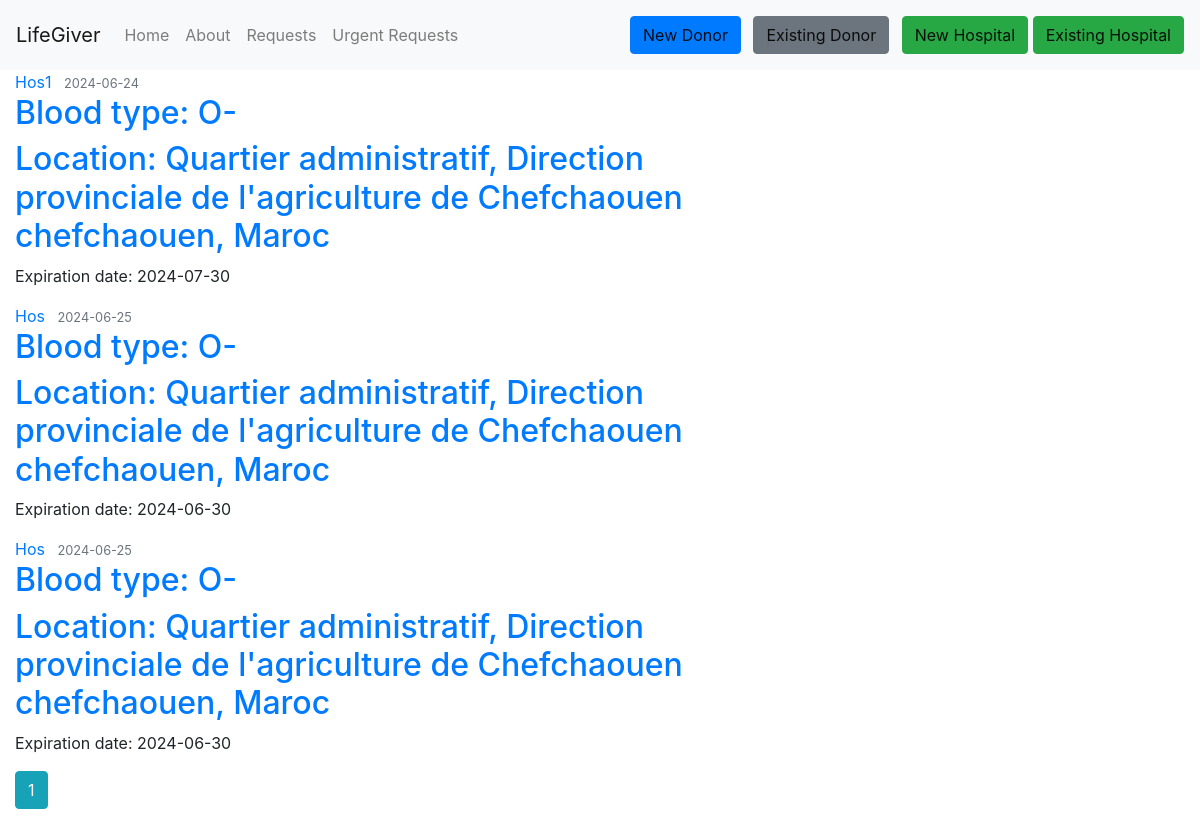
The page /urgent_requests on the database as committed earlier.
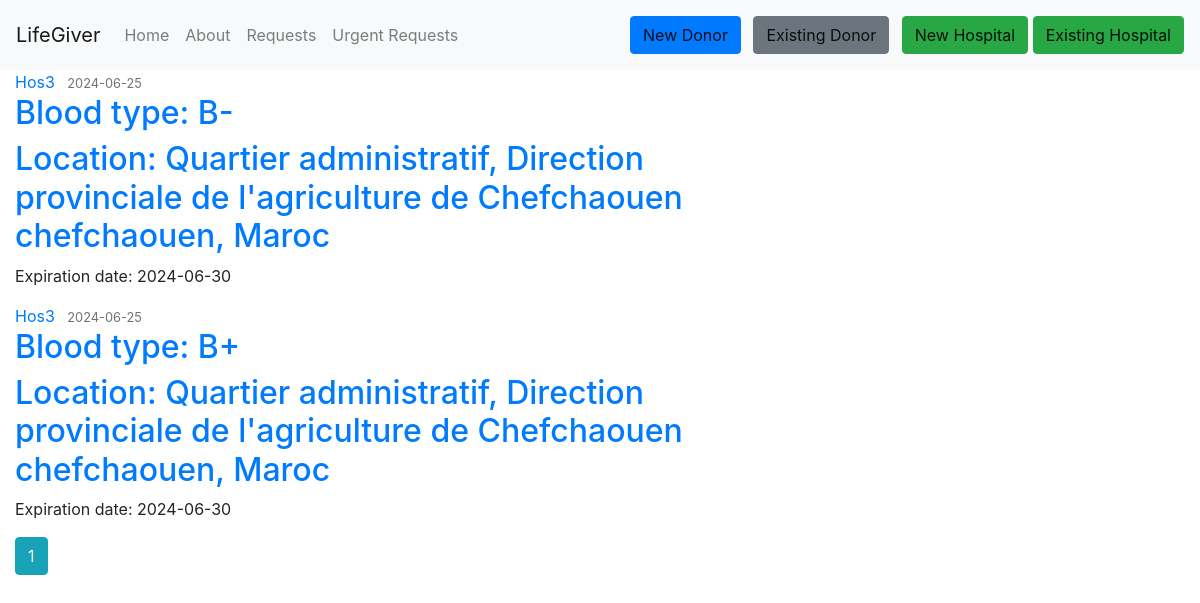
The same page on the database as committed later.
### Lifegiver_test/lifegiver/models.py (models this page shows, shortened)
class UrgentRequest(db.Model):
    id = db.Column(db.Integer, primary_key=True)
    hospital_id = db.Column(db.Integer, db.ForeignKey('hospital.id'), nullable=False)
    blood_type = db.Column(db.Enum('O-', 'O+', 'A-', 'A+', 'B-', 'B+', 'AB-', 'AB+'), nullable=False)
    request_date = db.Column(db.DateTime, nullable=False, default=datetime.now)
    expiration_date = db.Column(db.DateTime, nullable=False, default=lambda: datetime.now() + timedelta(days=15))

class Hospital(db.Model, UserMixin):
    __tablename__ = 'hospital'
    id = db.Column(db.Integer, primary_key=True)
    name = db.Column(db.String(225), nullable=False)
    image_file = db.Column(db.String(20), nullable=False, default='default1.png')
    street = db.Column(db.String(500), nullable=True)
    city = db.Column(db.String(100), nullable=True)
    province = db.Column(db.String(100), nullable=True)
    zip_code = db.Column(db.String(45), nullable=True)
    country = db.Column(db.String(100), nullable=True)
    phone_number = db.Column(db.String(45), nullable=False)
    email = db.Column(db.String(125), unique=True, nullable=False)
    password = db.Column(db.String(60), nullable=False)
    barcode = db.Column(db.String(100), unique=True, nullable=False)
    hospital_donations = db.relationship('UserDonation', backref='hospital_donation', lazy=True)
    hospital_requests = db.relationship('DonationRequest', backref='hospital_request', lazy=True)
    urgent_requests = db.relationship('UrgentRequest', backref='hospital_urgent_request', lazy=True)

### Lifegiver_test/lifegiver/route.py (the view)
@app.route('/urgent_requests', methods=['POST', 'GET'], strict_slashes=False)
def urgent_requests():
    page = request.args.get('page', 1, type=int)
    requests = UrgentRequest.query.order_by(UrgentRequest.request_date.asc()).paginate(page=page, per_page=5) # inteade of using .all() we gonna change it to .paginate() to get 10 requests per page
    return render_template('urgent_requests.html', title='Urgent Requests page', requests=requests)

### Lifegiver_test/lifegiver/templates/urgent_requests.html (shortened to what this page needs)
{% extends "layout.html" %}
{% block content %}
    {% for request in requests.items %}
        <article class="media content-section">
          <div class="media-body">
            <div class="article-metadata">
              <a class="mr-2" href="{{ url_for('hospital_urgent_requests', name=request.hospital_urgent_request.name) }}">{{ request.hospital_urgent_request.name }}</a>
              <small class="text-muted">{{ request.request_date.strftime('%Y-%m-%d') }}</small>
            </div>
            <h2><a class="article-title" href="{{ url_for('urgent_don_request', urgent_request_id=request.id) }}">{{ 'Blood type: ' ~ request.blood_type }}</a></h2>
            <h2><a class="article-title" href="#">{{ 'Location: ' ~ request.hospital_urgent_request.street ~ ' ' ~ request.hospital_urgent_request.city ~ ', ' ~ request.hospital_urgent_request.country }}</a></h2>
            <p class="article-content">{{ 'Expiration date: ' ~ request.expiration_date.strftime('%Y-%m-%d') }}</p>
          </div>
        </article>
    {% endfor %}
    {% for page_num in requests.iter_pages(left_edge=1, right_edge=1, left_current=1, right_current=1) %}
      {% if page_num %}
        {% if requests.page == page_num %}
          <a class="btn btn-info mb-4" href="{{ url_for('urgent_requests', page=page_num) }}">{{ page_num }}</a>
        {% else %}
          <a class="btn btn-outline-info mb-4" href="{{ url_for('urgent_requests', page=page_num) }}">{{ page_num }}</a>
        {% endif %}
      {% else %}
        ...
      {% endif %}
    {% endfor %}
{% endblock content %}

### Lifegiver_test/lifegiver/templates/layout.html (shortened to what this page needs)
<!DOCTYPE html>
<html lang="en">
<head>
    <link rel="stylesheet" href="https://maxcdn.bootstrapcdn.com/bootstrap/4.0.0/css/bootstrap.min.css">
    <link rel="stylesheet" type="text/css" href="{{ url_for('static', filename='main.css') }}">
</head>
<body>
    <nav class="navbar navbar-expand-lg navbar-light bg-light">
        <a class="navbar-brand" href="{{ url_for('home') }}">LifeGiver</a>
        <div class="collapse navbar-collapse" id="navbarNav">
            <ul class="navbar-nav mr-auto">
                <li class="nav-item">
                    <a class="nav-link" href="{{ url_for('home') }}">Home</a>
                </li>
                <li class="nav-item">
                    <a class="nav-link" href="{{ url_for('about') }}">About</a>
                </li>
                <li class="nav-item">
                    <a class="nav-link" href="{{ url_for('requests') }}">Requests</a>
                </li>
                <li class="nav-item">
                    <a class="nav-link" href="{{ url_for('urgent_requests') }}">Urgent Requests</a>
                </li>
            </ul>
            <span class="navbar-text">
            {% if current_user.is_authenticated %}
                {% if session.get('user_type') == 'donor' %}
                    <a class="nav-item nav-link" href="{{ url_for('donor_dashboard') }}">Donor Dashboard</a>
                {% elif session.get('user_type') == 'hospital' %}
                    <a class="nav-item nav-link" href="{{ url_for('new_request') }}">New Donation Request</a>
                    <a class="nav-item nav-link" href="{{ url_for('new_urgent_request') }}">Urgent Request</a>
                    <a class="nav-item nav-link" href="{{ url_for('hospital_dashboard') }}">Hospital Dashboard</a>
                {% endif %}
                <a class="nav-item nav-link" href="{{ url_for('logout') }}">Logout</a>
            {% else %}
                <a class="btn btn-primary mr-2" href="{{ url_for('new_donor') }}">New Donor</a>
                <a class="btn btn-secondary mr-2" href="{{ url_for('existing_donor') }}">Existing Donor</a>
                <a class="btn btn-success" href="{{ url_for('hospital_registration') }}">New Hospital</a>
                <a class="btn btn-success" href="{{ url_for('hospital_login') }}">Existing Hospital</a>
                {% endif %}
            </span>
        </div>
    </nav>
    <div class="col-md-8">
        {% block content %}
        {% endblock content%}
      </div>
</body>
</html>

Rows that differ between the two databases and show on the page:
removed UrgentRequest: hospital_urgent_request.name "Hos1", request_date "2024-06-24", blood_type "Blood type: O-", expiration_date "Expiration date: 2024-07-30"
no longer on this page (row edited): Hospital: street+city+country "Location: Quartier administratif, Direction provinciale de l'agriculture de Chefchaouen chefchaouen, Maroc"
changed UrgentRequest: hospital_urgent_request.name "Hos" → "Hos3"; blood_type "Blood type: O-" → "Blood type: B-"
changed UrgentRequest: hospital_urgent_request.name "Hos" → "Hos3"; blood_type "Blood type: O-" → "Blood type: B+"
